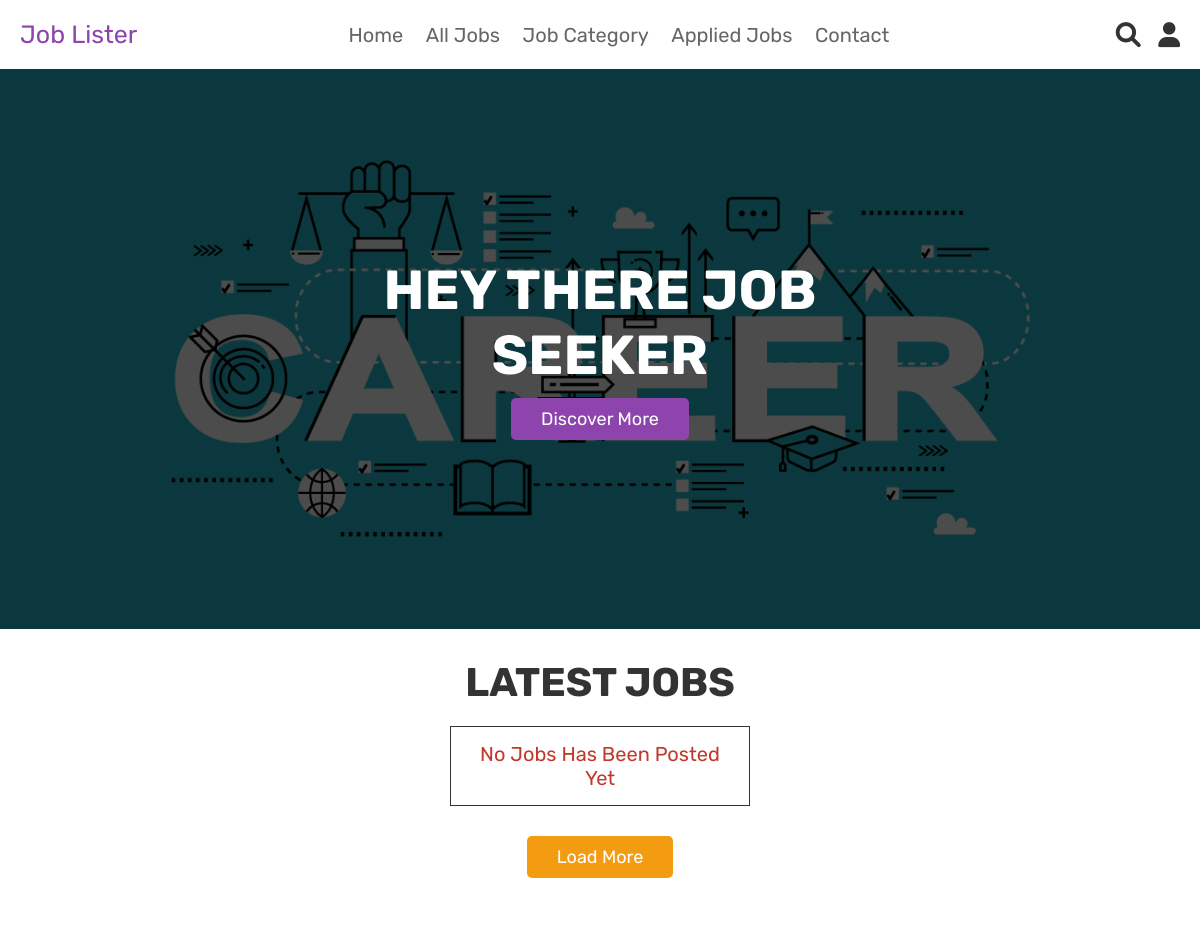
The app's page /home.php (signed in, upper part), older data.
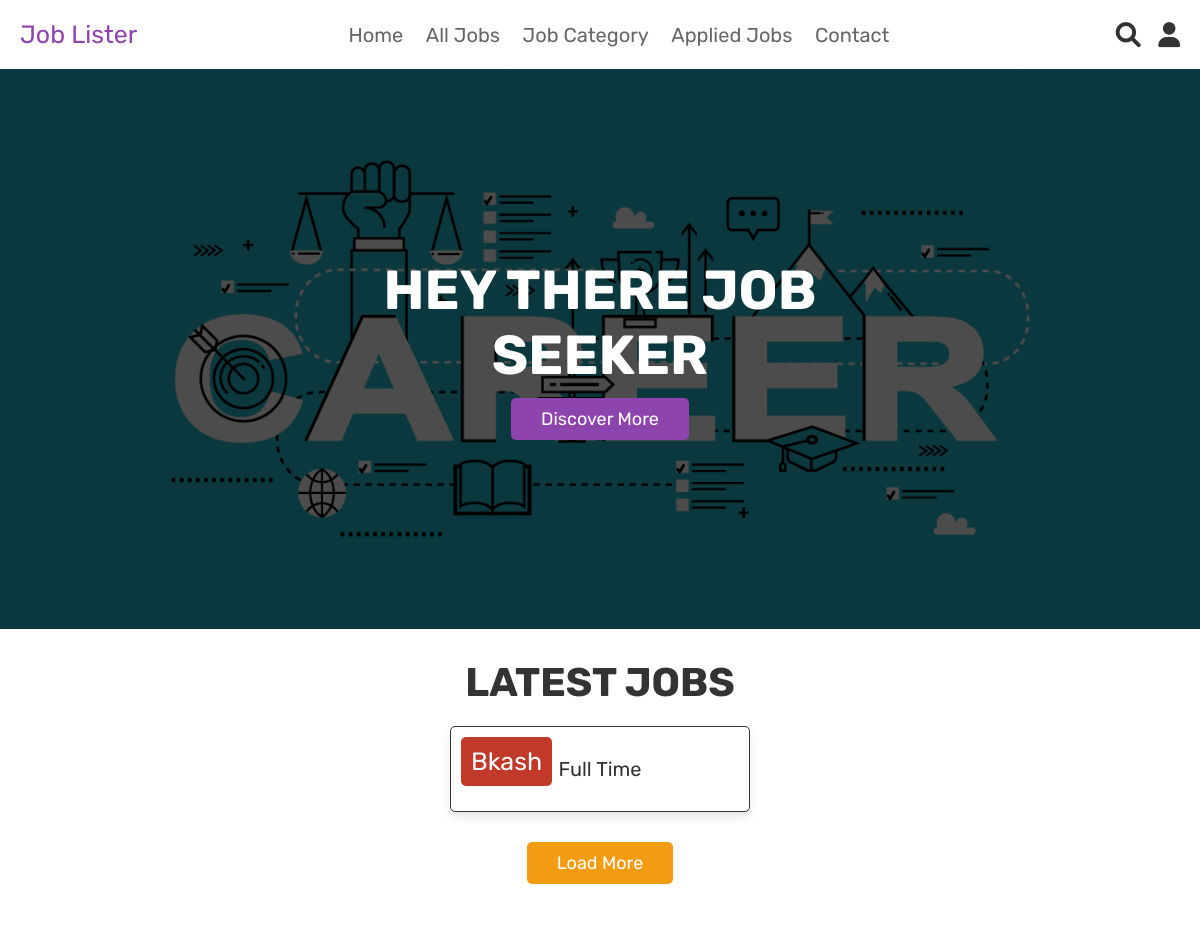
The same page, newer data.
### tables this page shows
CREATE TABLE `jobs_posted` (
  `job_id` int(100) NOT NULL,
  `job_title` varchar(100) NOT NULL,
  `job_company_id` int(100) NOT NULL,
  `job_details` text NOT NULL,
  `job_type` varchar(100) NOT NULL,
  `job_category` varchar(100) NOT NULL,
  `job_salary` int(11) NOT NULL,
  `job_location` varchar(100) NOT NULL,
  `job_creation_date` date NOT NULL,
  `job_expiration_date` date NOT NULL
);

### home.php (the view, shortened to what this page needs)
<?php
include 'config.php';
?>
<!DOCTYPE html>
<html lang="en">
<head>
   <link rel="stylesheet" href="https://cdnjs.cloudflare.com/ajax/libs/font-awesome/6.0.0/css/all.min.css">
   <link rel="stylesheet" href="css/style.css">
</head>
<body>
<?php include 'header.php'; ?>
<section class="home">
   <div class="content">
      <h3>Hey There Job Seeker</h3>
      <a href="about.php" class="white-btn">discover more</a>
   </div>
</section>
<section class="joblist">
   <h1 class="title">latest Jobs</h1>
   <div class="box-container">
      <?php
         $select_jobs = mysqli_query($conn, "SELECT * FROM `jobs_posted` LIMIT 6") or die('query failed');
         if(mysqli_num_rows($select_jobs) > 0){
            while($fetch_products = mysqli_fetch_assoc($select_jobs)){
      ?>
     <form action="" method="post" class="box">
      <div class="price"><?php echo $fetch_products['job_title']; ?></div>
      <div class="name"><?php echo $fetch_products['job_type']; ?></div>
     </form>
      <?php
         }
      }else{
         echo '<p class="empty">No Jobs Has Been Posted Yet</p>';
      }
      ?>
   </div>
   <div class="load-more" style="margin-top: 2rem; text-align:center">
      <a href="job_listing.php" class="option-btn">load more</a>
   </div>
</section>
<section class="about">
</section>
</body>
</html>

### header.php (shortened to what this page needs)
<header class="header">
   <div class="header-2">
      <div class="flex">
         <a href="home.php" class="logo">Job Lister</a>
         <nav class="navbar">
            <a href="home.php">Home</a>
            <a href="shop.php">All Jobs</a>
            <div class="dropdown">
              <a href="all_job_categories.php" class="dropbtn">Job Category</a>
            </div>
            <a href="orders.php">Applied Jobs</a>
            <a href="contact.php">Contact</a>
         </nav>
         <div class="icons">
            <a href="search_page.php" class="fas fa-search"></a>
            <div id="user-btn" class="fas fa-user"></div>
         </div>
      </div>
   </div>
</header>

### css/style.css (style rules this page uses)
:root { --purple:#8e44ad; --red:#c0392b; --orange:#f39c12; --black:#333; --white:#fff; --light-color:#666; --light-white:#ccc; --light-bg:#f5f5f5; --border:.1rem solid var(--black); --box-shadow:0 .5rem 1rem rgba(0,0,0,.1); }
* { font-family: 'Rubik', sans-serif; margin:0; padding:0; box-sizing: border-box; outline: none; border:none; text-decoration: none; transition:all .2s linear; }
html { font-size: 62.5%; overflow-x: hidden; }
section { padding:3rem 2rem; }
.title { text-align: center; margin-bottom: 2rem; text-transform: uppercase; color:var(--black); font-size: 4rem; }
.btn, .option-btn, .delete-btn, .white-btn { display: inline-block; margin-top: 1rem; padding:1rem 3rem; cursor: pointer; color:var(--white); font-size: 1.8rem; border-radius: .5rem; text-transform: capitalize; }
.white-btn, .btn { background-color: var(--purple); }
.option-btn { background-color: var(--orange); }
.header .header-2 { background-color: var(--white); box-shadow: var(--box-shadow); }
.header .header-2 .flex { padding:2rem; display: flex; align-items: center; justify-content: space-between; max-width: 1200px; margin:0 auto; position: relative; }
.header .header-2 .flex .logo { font-size: 2.5rem; color:var(--purple); }
.header .header-2 .flex .navbar a { margin:0 1rem; font-size: 2rem; color:var(--light-color); }
.header .header-2 .flex .icons > * { font-size: 2.5rem; color:var(--black); cursor: pointer; margin-left: 1.5rem; }
.home { min-height: 70vh; background:linear-gradient(rgba(0,0,0,.7), rgba(0,0,0,.7)), url(../images/home-bg.jpg) no-repeat; background-size: cover; background-position: center; display: flex; align-items: center; justify-content: center; }
.home .content { text-align: center; width: 60rem; }
.home .content h3 { font-size: 5.5rem; color:var(--white); text-transform: uppercase; }
.joblist .box-container { max-width: 1200px; margin:0 auto; display: grid; grid-template-columns: repeat(auto-fit, 30rem); align-items: flex-start; gap:1.5rem; justify-content: center; }
.joblist .box-container .box { border-radius: .5rem; background-color: var(--white); box-shadow: var(--box-shadow); padding:2rem; text-align: center; border:var(--border); position: relative; }
.joblist .box-container .box .name { padding:1rem 0; font-size: 2rem; color:var(--black); }
.joblist .box-container .box .price { position: absolute; top:1rem; left:1rem; border-radius: .5rem; padding:1rem; font-size: 2.5rem; color:var(--white); background-color: var(--red); }
.empty { padding:1.5rem; text-align: center; border:var(--border); background-color: var(--white); color:var(--red); font-size: 2rem; }

### header.php (style rules this page uses)
.dropdown { position: relative; display: inline-block; text-align: center; }

Row changes from the older to the newer data that the page shows:
added jobs_posted: job_title "Bkash", job_type "Full Time"
Text that changed along with them:
text no longer shown: "No Jobs Has Been Posted Yet"
